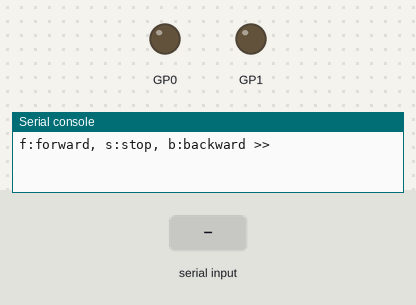
Bench run of a program on a simulated Raspberry Pi Pico running MicroPython. Parts: output pins drawn as LEDs (lit = HIGH), the last lines printed to the serial console. The test bench sets the inputs (shaded band).

Above: at 1.2 s.
1.3 s: "f" typed at the serial console, then Enter
At 1.7 s:
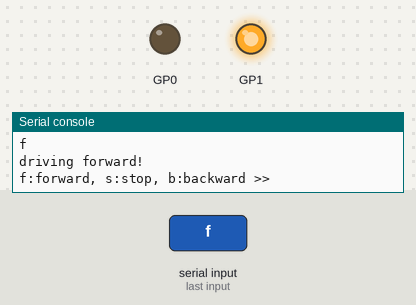
2.8 s: "b" typed at the serial console, then Enter
At 4.0 s:
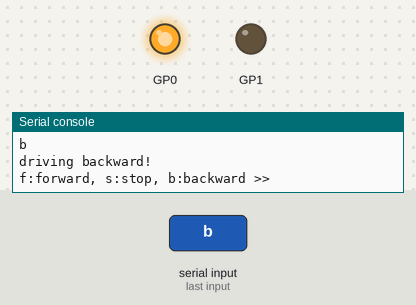
4.3 s: "s" typed at the serial console, then Enter
At 5.1 s:
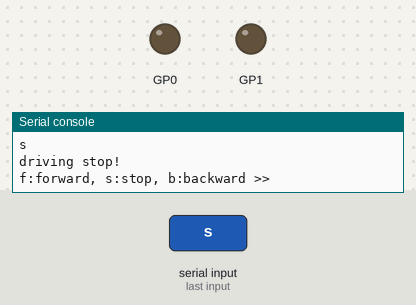
Timing chart, 0 to 7.3 s (numbered marks = the images above; inputs shaded):
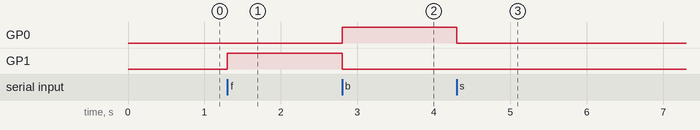

Measured:
- after the input at 1.3 s, GP1: LOW → HIGH at once
- after the input at 2.8 s, GP0: LOW → HIGH at once; GP1: HIGH → LOW at once
- after the input at 4.3 s, GP0: HIGH → LOW at once

The program:

DCmotor_remote_class.py
```python
from DCmotor_class import DCMotor

class DCMotorRemote:
    def __init__(self):
        self.dcMotor=DCMotor(1,0)
        self.driving='stop'
    def control(self, cmd='s'):
        if cmd=='f':
            self.driving='forward'
        elif cmd=='b':
            self.driving='backward'
        elif cmd=='s':
            self.driving='stop'
        print(f'driving {self.driving}!')
        if self.driving=='forward':
            self.dcMotor.rotateForward()
        elif self.driving=='backward':
            self.dcMotor.rotateBackward()
        else:
            self.dcMotor.stop()
if __name__=='__main__':
    dcMotorRemote=DCMotorRemote()
    while True:
        cmd=input("f:forward, s:stop, b:backward >> ")
        print(cmd)
        dcMotorRemote.control(cmd)
```

DCmotor_class.py
```python
from machine import Pin

class DCMotor:
    def __init__(self, C1, C2):
        self.C1=Pin(C1,Pin.OUT)
        self.C2=Pin(C2,Pin.OUT)
    def rotateForward(self):
        self.C1.value(1)
        self.C2.value(0)
    def rotateBackward(self):
        self.C1.value(0)
        self.C2.value(1)
    def stop(self):
        self.C1.value(0)
        self.C2.value(0)

if __name__=='__main__':
    import time
    dcMotor=DCMotor(1,0)
    dcMotor.rotateForward()
    time.sleep(3)
    dcMotor.stop()
    time.sleep(3)
    dcMotor.rotateBackward()
    time.sleep(3)
    dcMotor.stop()
```
